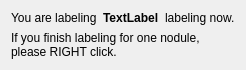
<?xml version="1.0" encoding="UTF-8"?>
<ui version="4.0">
 <class>PenDialog</class>
 <widget class="QDialog" name="PenDialog">
  <property name="geometry">
   <rect>
    <x>0</x>
    <y>0</y>
    <width>203</width>
    <height>65</height>
   </rect>
  </property>
  <property name="windowTitle">
   <string>Pen (step 1/2)</string>
  </property>
  <property name="windowIcon">
   <iconset>
    <normaloff>ui/pen.png</normaloff>ui/pen.png</iconset>
  </property>
  <layout class="QVBoxLayout" name="verticalLayout">
   <item>
    <layout class="QHBoxLayout" name="horizontalLayout">
     <item>
      <widget class="QLabel" name="label_3">
       <property name="sizePolicy">
        <sizepolicy hsizetype="Maximum" vsizetype="Preferred">
         <horstretch>0</horstretch>
         <verstretch>0</verstretch>
        </sizepolicy>
       </property>
       <property name="text">
        <string>You are labeling</string>
       </property>
      </widget>
     </item>
     <item>
      <widget class="QLabel" name="labelPenDialog">
       <property name="sizePolicy">
        <sizepolicy hsizetype="Fixed" vsizetype="Preferred">
         <horstretch>0</horstretch>
         <verstretch>0</verstretch>
        </sizepolicy>
       </property>
       <property name="font">
        <font>
         <weight>75</weight>
         <bold>true</bold>
        </font>
       </property>
       <property name="text">
        <string>TextLabel</string>
       </property>
      </widget>
     </item>
     <item>
      <widget class="QLabel" name="label_2">
       <property name="text">
        <string>labeling now.</string>
       </property>
      </widget>
     </item>
    </layout>
   </item>
   <item>
    <widget class="QLabel" name="label">
     <property name="text">
      <string>If you finish labeling for one nodule,
please RIGHT click.</string>
     </property>
    </widget>
   </item>
  </layout>
 </widget>
 <resources/>
 <connections/>
</ui>
